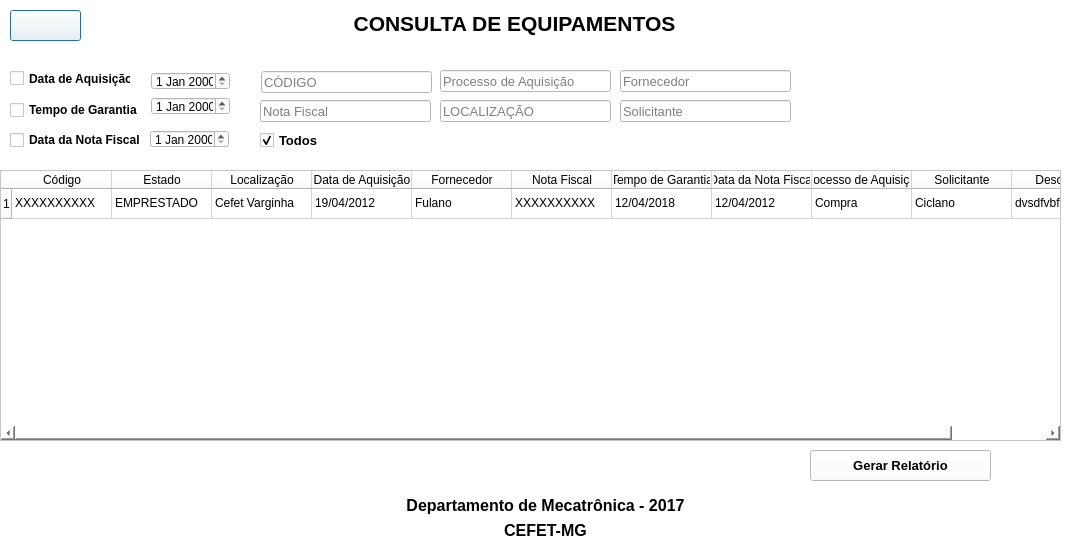
<?xml version="1.0" encoding="UTF-8"?>
<ui version="4.0">
 <class>ConsEqui</class>
 <widget class="QDialog" name="ConsEqui">
  <property name="geometry">
   <rect>
    <x>0</x>
    <y>0</y>
    <width>1065</width>
    <height>553</height>
   </rect>
  </property>
  <property name="windowTitle">
   <string>Dialog</string>
  </property>
  <property name="styleSheet">
   <string notr="true">background-color: rgb(255, 255, 255);</string>
  </property>
  <widget class="QTableWidget" name="tableWidget">
   <property name="geometry">
    <rect>
     <x>0</x>
     <y>170</y>
     <width>1061</width>
     <height>271</height>
    </rect>
   </property>
   <property name="toolTip">
    <string>&lt;html&gt;&lt;head/&gt;&lt;body&gt;&lt;p&gt;sdsadfaf&lt;/p&gt;&lt;/body&gt;&lt;/html&gt;</string>
   </property>
   <row>
    <property name="text">
     <string>1</string>
    </property>
   </row>
   <column>
    <property name="text">
     <string>Código</string>
    </property>
   </column>
   <column>
    <property name="text">
     <string>Estado</string>
    </property>
   </column>
   <column>
    <property name="text">
     <string>Localização</string>
    </property>
   </column>
   <column>
    <property name="text">
     <string>Data de Aquisição</string>
    </property>
   </column>
   <column>
    <property name="text">
     <string>Fornecedor</string>
    </property>
   </column>
   <column>
    <property name="text">
     <string>Nota Fiscal</string>
    </property>
   </column>
   <column>
    <property name="text">
     <string>Tempo de Garantia</string>
    </property>
   </column>
   <column>
    <property name="text">
     <string>Data da Nota Fiscal</string>
    </property>
   </column>
   <column>
    <property name="text">
     <string>Processo de Aquisição</string>
    </property>
   </column>
   <column>
    <property name="text">
     <string>Solicitante</string>
    </property>
   </column>
   <column>
    <property name="text">
     <string>Descrição</string>
    </property>
   </column>
   <item row="0" column="0">
    <property name="text">
     <string>XXXXXXXXXX</string>
    </property>
   </item>
   <item row="0" column="1">
    <property name="text">
     <string>EMPRESTADO</string>
    </property>
    <property name="toolTip">
     <string/>
    </property>
    <property name="font">
     <font>
      <weight>50</weight>
      <bold>false</bold>
      <underline>false</underline>
      <strikeout>false</strikeout>
      <kerning>true</kerning>
     </font>
    </property>
    <property name="foreground">
     <brush brushstyle="NoBrush">
      <color alpha="255">
       <red>0</red>
       <green>255</green>
       <blue>0</blue>
      </color>
     </brush>
    </property>
   </item>
   <item row="0" column="2">
    <property name="text">
     <string>Cefet Varginha</string>
    </property>
   </item>
   <item row="0" column="3">
    <property name="text">
     <string>19/04/2012</string>
    </property>
    <property name="foreground">
     <brush brushstyle="NoBrush">
      <color alpha="255">
       <red>0</red>
       <green>0</green>
       <blue>0</blue>
      </color>
     </brush>
    </property>
   </item>
   <item row="0" column="4">
    <property name="text">
     <string>Fulano</string>
    </property>
   </item>
   <item row="0" column="5">
    <property name="text">
     <string>XXXXXXXXXX</string>
    </property>
   </item>
   <item row="0" column="6">
    <property name="text">
     <string>12/04/2018</string>
    </property>
   </item>
   <item row="0" column="7">
    <property name="text">
     <string>12/04/2012</string>
    </property>
   </item>
   <item row="0" column="8">
    <property name="text">
     <string>Compra</string>
    </property>
   </item>
   <item row="0" column="9">
    <property name="text">
     <string>Ciclano</string>
    </property>
   </item>
   <item row="0" column="10">
    <property name="text">
     <string>dvsdfvbfdbndfnfgnjyhgfmhj]</string>
    </property>
    <property name="foreground">
     <brush brushstyle="Dense1Pattern">
      <color alpha="255">
       <red>0</red>
       <green>0</green>
       <blue>0</blue>
      </color>
     </brush>
    </property>
   </item>
  </widget>
  <widget class="QLabel" name="label">
   <property name="geometry">
    <rect>
     <x>9</x>
     <y>11</y>
     <width>1011</width>
     <height>25</height>
    </rect>
   </property>
   <property name="font">
    <font>
     <pointsize>16</pointsize>
     <weight>75</weight>
     <bold>true</bold>
    </font>
   </property>
   <property name="text">
    <string>CONSULTA DE EQUIPAMENTOS</string>
   </property>
   <property name="alignment">
    <set>Qt::AlignCenter</set>
   </property>
  </widget>
  <widget class="QLineEdit" name="lineEdit_6">
   <property name="geometry">
    <rect>
     <x>620</x>
     <y>70</y>
     <width>171</width>
     <height>22</height>
    </rect>
   </property>
   <property name="font">
    <font>
     <pointsize>10</pointsize>
    </font>
   </property>
   <property name="placeholderText">
    <string>Fornecedor</string>
   </property>
  </widget>
  <widget class="QLineEdit" name="lineEdit_7">
   <property name="geometry">
    <rect>
     <x>440</x>
     <y>70</y>
     <width>171</width>
     <height>22</height>
    </rect>
   </property>
   <property name="font">
    <font>
     <pointsize>10</pointsize>
    </font>
   </property>
   <property name="placeholderText">
    <string>Processo de Aquisição</string>
   </property>
  </widget>
  <widget class="QCheckBox" name="checkBox_2">
   <property name="geometry">
    <rect>
     <x>10</x>
     <y>70</y>
     <width>121</width>
     <height>17</height>
    </rect>
   </property>
   <property name="font">
    <font>
     <weight>75</weight>
     <bold>true</bold>
    </font>
   </property>
   <property name="text">
    <string>Data de Aquisição</string>
   </property>
  </widget>
  <widget class="QDateEdit" name="dateEdit">
   <property name="geometry">
    <rect>
     <x>151</x>
     <y>72</y>
     <width>79</width>
     <height>18</height>
    </rect>
   </property>
  </widget>
  <widget class="QCheckBox" name="checkBox_3">
   <property name="geometry">
    <rect>
     <x>10</x>
     <y>100</y>
     <width>131</width>
     <height>20</height>
    </rect>
   </property>
   <property name="font">
    <font>
     <weight>75</weight>
     <bold>true</bold>
    </font>
   </property>
   <property name="text">
    <string>Tempo de Garantia</string>
   </property>
  </widget>
  <widget class="QDateEdit" name="dateEdit_2">
   <property name="geometry">
    <rect>
     <x>151</x>
     <y>97</y>
     <width>79</width>
     <height>18</height>
    </rect>
   </property>
  </widget>
  <widget class="QCheckBox" name="checkBox_4">
   <property name="geometry">
    <rect>
     <x>10</x>
     <y>130</y>
     <width>131</width>
     <height>20</height>
    </rect>
   </property>
   <property name="font">
    <font>
     <weight>75</weight>
     <bold>true</bold>
    </font>
   </property>
   <property name="text">
    <string>Data da Nota Fiscal</string>
   </property>
  </widget>
  <widget class="QDateEdit" name="dateEdit_3">
   <property name="geometry">
    <rect>
     <x>150</x>
     <y>130</y>
     <width>79</width>
     <height>18</height>
    </rect>
   </property>
  </widget>
  <widget class="QLineEdit" name="lineEdit_8">
   <property name="geometry">
    <rect>
     <x>620</x>
     <y>100</y>
     <width>171</width>
     <height>22</height>
    </rect>
   </property>
   <property name="font">
    <font>
     <pointsize>10</pointsize>
    </font>
   </property>
   <property name="placeholderText">
    <string>Solicitante</string>
   </property>
  </widget>
  <widget class="QPushButton" name="pushButton_4">
   <property name="geometry">
    <rect>
     <x>10</x>
     <y>10</y>
     <width>71</width>
     <height>31</height>
    </rect>
   </property>
   <property name="minimumSize">
    <size>
     <width>61</width>
     <height>31</height>
    </size>
   </property>
   <property name="maximumSize">
    <size>
     <width>100</width>
     <height>100</height>
    </size>
   </property>
   <property name="styleSheet">
    <string notr="true">background-image: url(:/img/img/voltar.png);</string>
   </property>
   <property name="text">
    <string/>
   </property>
  </widget>
  <widget class="QPushButton" name="pushButton">
   <property name="geometry">
    <rect>
     <x>810</x>
     <y>450</y>
     <width>181</width>
     <height>31</height>
    </rect>
   </property>
   <property name="font">
    <font>
     <pointsize>10</pointsize>
     <weight>75</weight>
     <bold>true</bold>
    </font>
   </property>
   <property name="text">
    <string>Gerar Relatório</string>
   </property>
  </widget>
  <widget class="QLabel" name="label_2">
   <property name="geometry">
    <rect>
     <x>20</x>
     <y>496</y>
     <width>1051</width>
     <height>19</height>
    </rect>
   </property>
   <property name="font">
    <font>
     <pointsize>12</pointsize>
     <weight>75</weight>
     <bold>true</bold>
    </font>
   </property>
   <property name="text">
    <string>Departamento de Mecatrônica - 2017</string>
   </property>
   <property name="alignment">
    <set>Qt::AlignCenter</set>
   </property>
  </widget>
  <widget class="QLabel" name="label_3">
   <property name="geometry">
    <rect>
     <x>20</x>
     <y>520</y>
     <width>1051</width>
     <height>20</height>
    </rect>
   </property>
   <property name="font">
    <font>
     <pointsize>12</pointsize>
     <weight>75</weight>
     <bold>true</bold>
    </font>
   </property>
   <property name="text">
    <string>CEFET-MG</string>
   </property>
   <property name="alignment">
    <set>Qt::AlignCenter</set>
   </property>
  </widget>
  <widget class="QLineEdit" name="lineEdit_3">
   <property name="geometry">
    <rect>
     <x>260</x>
     <y>100</y>
     <width>171</width>
     <height>22</height>
    </rect>
   </property>
   <property name="font">
    <font>
     <pointsize>10</pointsize>
    </font>
   </property>
   <property name="placeholderText">
    <string>Nota Fiscal</string>
   </property>
  </widget>
  <widget class="QLineEdit" name="lineEdit">
   <property name="geometry">
    <rect>
     <x>261</x>
     <y>71</y>
     <width>171</width>
     <height>22</height>
    </rect>
   </property>
   <property name="font">
    <font>
     <pointsize>10</pointsize>
    </font>
   </property>
   <property name="placeholderText">
    <string>CÓDIGO</string>
   </property>
  </widget>
  <widget class="QLineEdit" name="lineEdit_2">
   <property name="geometry">
    <rect>
     <x>440</x>
     <y>100</y>
     <width>171</width>
     <height>22</height>
    </rect>
   </property>
   <property name="font">
    <font>
     <pointsize>10</pointsize>
    </font>
   </property>
   <property name="placeholderText">
    <string>LOCALIZAÇÃO</string>
   </property>
  </widget>
  <widget class="QCheckBox" name="checkBox">
   <property name="geometry">
    <rect>
     <x>260</x>
     <y>130</y>
     <width>61</width>
     <height>20</height>
    </rect>
   </property>
   <property name="font">
    <font>
     <pointsize>10</pointsize>
     <weight>75</weight>
     <bold>true</bold>
    </font>
   </property>
   <property name="text">
    <string>Todos</string>
   </property>
   <property name="checked">
    <bool>true</bool>
   </property>
  </widget>
 </widget>
 <resources/>
 <connections>
  <connection>
   <sender>pushButton_4</sender>
   <signal>clicked()</signal>
   <receiver>ConsEqui</receiver>
   <slot>close()</slot>
   <hints>
    <hint type="sourcelabel">
     <x>56</x>
     <y>29</y>
    </hint>
    <hint type="destinationlabel">
     <x>103</x>
     <y>50</y>
    </hint>
   </hints>
  </connection>
 </connections>
</ui>
